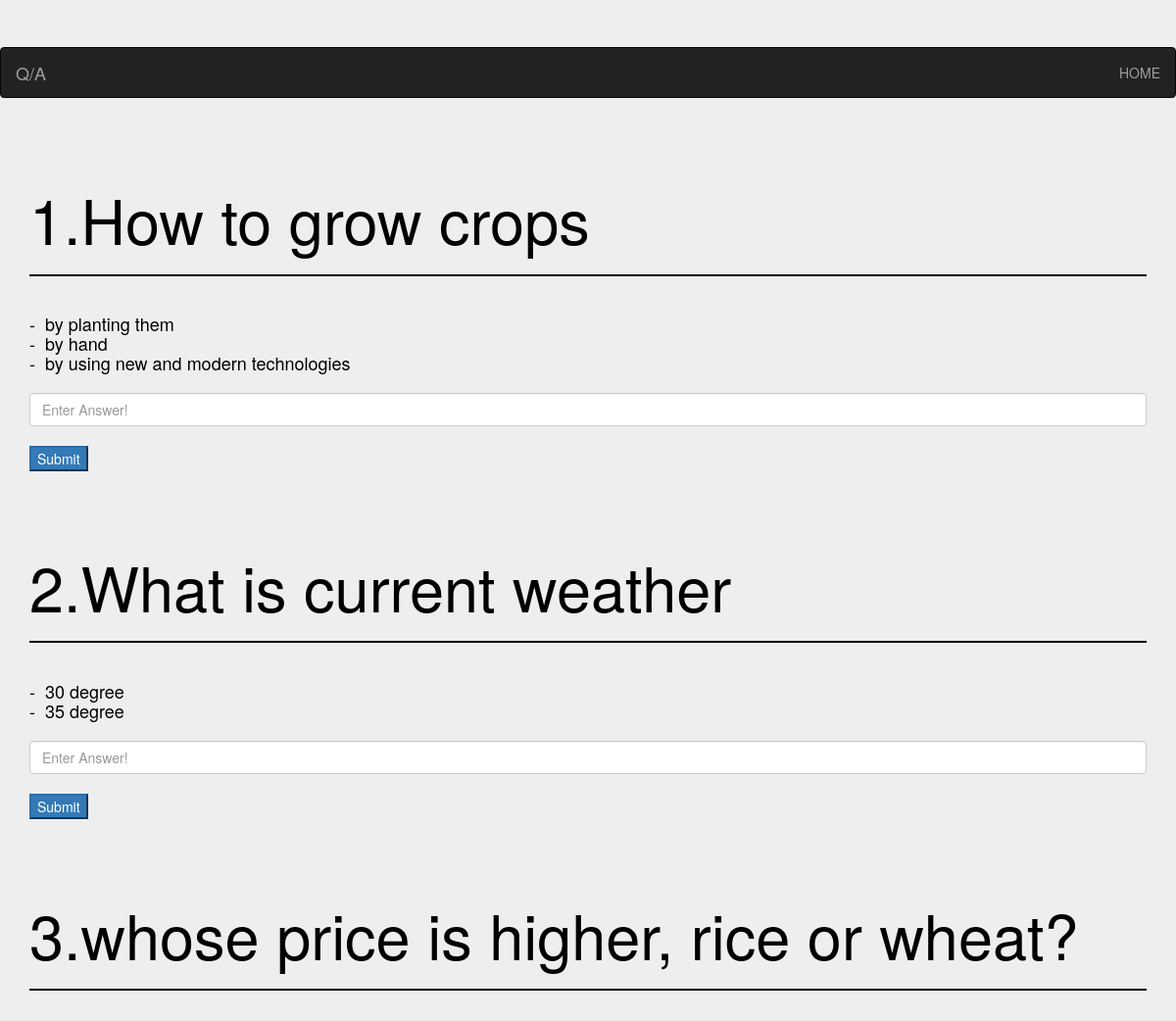
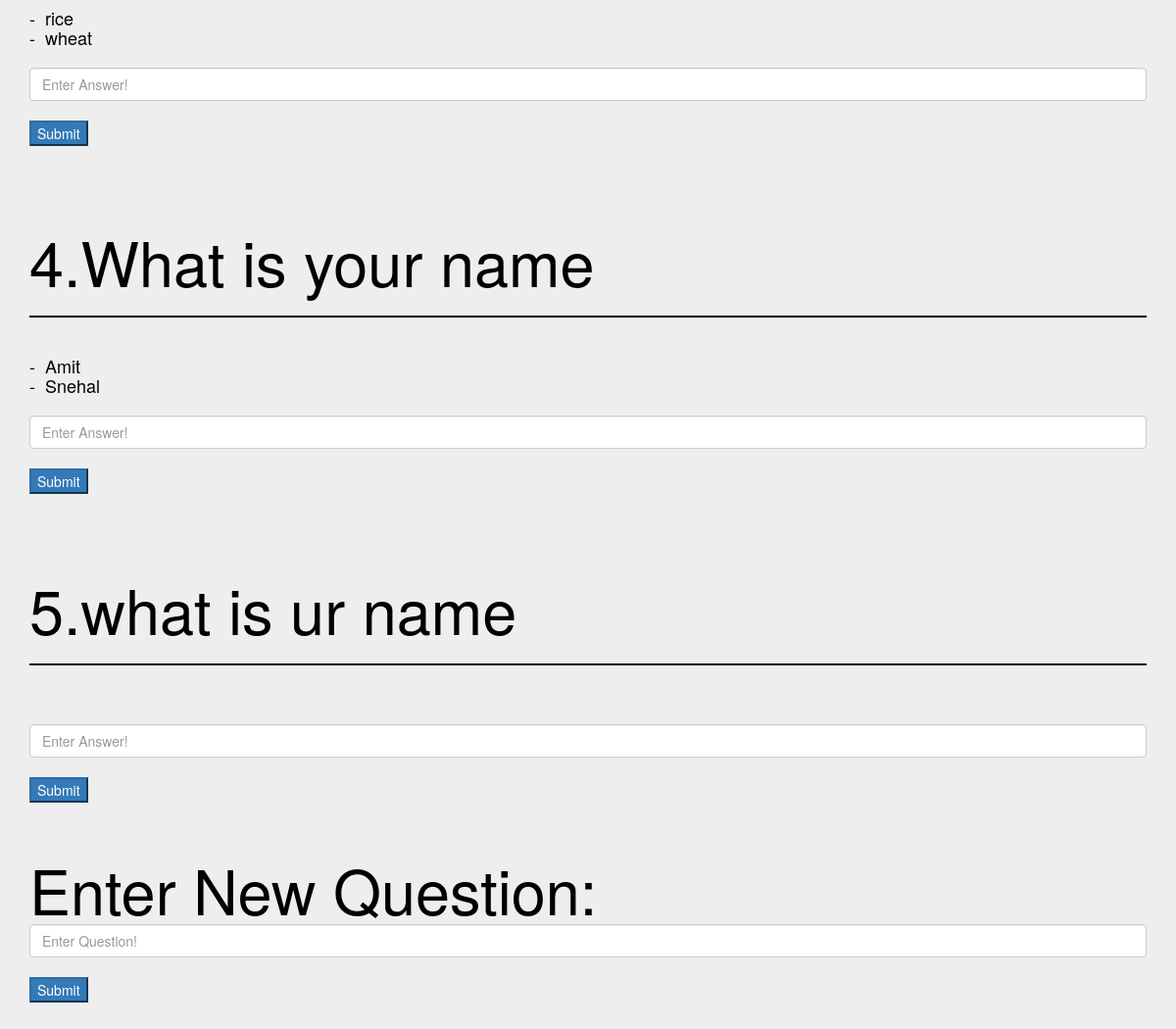
/qa.php, run on the app's committed database (2 pictures, top to bottom).
### tables this page shows
CREATE TABLE `questions` (
  `qid` int(11) NOT NULL,
  `questions` varchar(200) NOT NULL
);

CREATE TABLE `answers` (
  `aid` int(11) NOT NULL,
  `answer` varchar(1000) NOT NULL,
  `aaid` int(11) NOT NULL
);

### qa.php (the view, shortened to what this page needs)
<?php
include("connect.php");
?>
<!DOCTYPE html>
<html>
    <head>
    <link rel="stylesheet" type="text/css" href="css/bootstrap.css">
    </head>
<body class="jumbotron">
    <div class="navbar navbar-inverse " style="vertical-align:top;">
  <div class="container-fluid">
    <div class="navbar-header">
      <a class="navbar-brand " >Q/A</a>
    </div>
    <ul class="nav navbar-nav navbar-right">
      <li><a href="index.php">HOME</a></li>
    </ul>
  </div>
</div>
    <div class="container">
        <?php
        $query1="select * from questions";
        $run1=mysqli_query($connect,$query1);
        while($rows1=mysqli_fetch_array($run1))
        {
            $question=$rows1[1];
            $qid=$rows1[0];
            echo "<h1 style='display:inline;'><br>$qid.</h1><h1 style='display:inline'>$question</h1><hr style='border-bottom:2px solid black;width:100%'>";
            $query2="select * from answers";
            $run2=mysqli_query($connect,$query2);
            while($rows2=mysqli_fetch_row($run2))
            {
                $aid=$rows2[0];
                if($aid==$qid)
                {
                $answers=$rows2[1];
                echo "<h4 style='display:inline;padding:10px'><br>-</h4><h4 style='display:inline'>$answers</h4>";
                }
            }
            echo "<br>";
            echo "<form action='addans.php' method='post'>
                    <br>
                    <input class='form-control'  type=text name='answer' placeholder='Enter Answer!'>
                    <input type=hidden name='qid' value='$qid'><br>
                    <input type=submit class='btn-primary' name='SUBMIT ANSWER'>
                    </form>";
            }
        echo "<br><br><h1 style='display:inline'>Enter New Question:</h1>";
        echo "<form action='addquest.php' method='post'>
                    <input class='form-control' type=text name='question' placeholder='Enter Question!'><br>
                    <input type=submit  class='btn-primary' name='SUBMIT QUESTION'>
                    </form>";
        ?>
    </div>
</body>
</html>

### data on the page
questions: qid "1", questions "How to grow crops"
answers: answer "by planting them"
answers: answer "by hand"
answers: answer "by using new and modern technologies"
questions: qid "2", questions "What is current weather"
answers: answer "30 degree"
answers: answer "35 degree"
questions: qid "3", questions "whose price is higher, rice or wheat?"
answers: answer "rice"
answers: answer "wheat"
questions: qid "4", questions "What is your name"
answers: answer "Amit"
answers: answer "Snehal"
questions: qid "5", questions "what is ur name"
